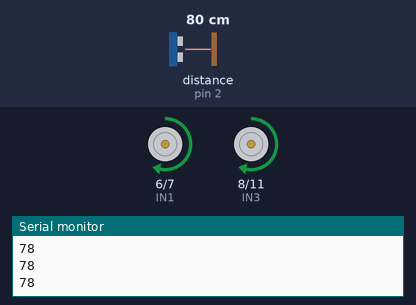
Bench run of a sketch on a simulated Arduino Uno, built with avr-gcc and run on an emulated ATmega328P. Shown: motor-driver pin pairs drawn as motors (green arrow = first pin HIGH = forward, orange = second pin HIGH = backward, longer = more drive, scaled by the enable pin), the last lines printed to the serial monitor. Wiring (inferred from the names in the program): ultrasonic range finder: trigger pin 3; echo pin 2. Inputs (shaded band) come from the test bench; at power-on: distance to the obstacle (sensor on pin 2) 80 cm. The echo pulse lasts 58.3 µs per cm.

Above: at 1.2 s.
1.3 s: distance to the obstacle (sensor on pin 2) set to 18 cm
2.8 s: distance to the obstacle (sensor on pin 2) set to 15 cm
At 3.9 s:
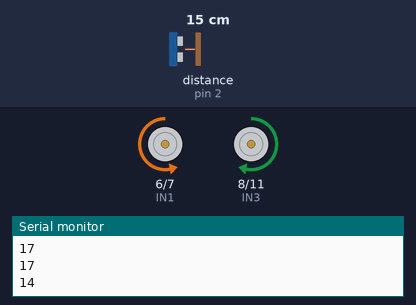
5.8 s: distance to the obstacle (sensor on pin 2) set to 35 cm
At 7.0 s:
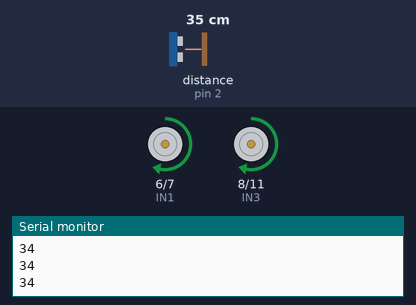
7.3 s: distance to the obstacle (sensor on pin 2) set to 2 cm
At 7.7 s:
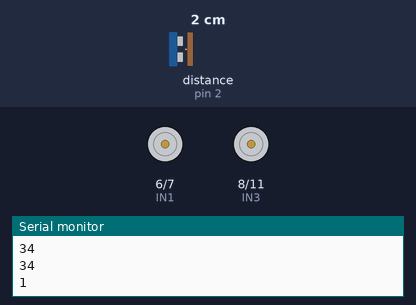
Timing chart, 0 to 11.3 s (numbered marks = the images above; inputs shaded):
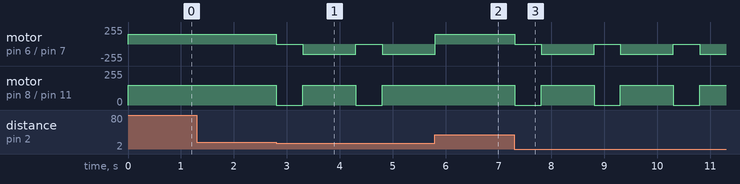

Measured:
- the behaviour switches between 17 and 16 cm on distance to the obstacle (sensor on pin 2) (found by bisection; images 0 and 1)
- after the input at 2.8 s, motor on pin 6 (IN1) / pin 7 (IN2): alternates backward 150/255 for 1.0 s and stopped for 0.50 s, starting at once; motor on pin 8 (IN3) / pin 11 (IN4): alternates forward 150/255 for 1.0 s and stopped for 0.50 s, starting at once
- after the input at 5.8 s, motor on pin 8 (IN3) / pin 11 (IN4): stays forward 150/255 (without the input it goes to stopped after 0.01 s)
- after the input at 7.3 s, motor on pin 6 (IN1) / pin 7 (IN2): alternates backward 150/255 for 1.0 s and stopped for 0.50 s, starting at once; motor on pin 8 (IN3) / pin 11 (IN4): alternates forward 150/255 for 1.0 s and stopped for 0.50 s, starting at once

The sketch:

CleaningRobotUsingUNO.ino
```cpp
// Motor driver pins
#define ENA 9
#define ENB 10
#define IN1 6
#define IN2 7
#define IN3 8
#define IN4 11

// Ultrasonic sensor pins
#define TRIG 3
#define ECHO 2

void setup() {
    // Motor driver pin setup
    pinMode(ENA, OUTPUT);
    pinMode(ENB, OUTPUT);
    pinMode(IN1, OUTPUT);
    pinMode(IN2, OUTPUT);
    pinMode(IN3, OUTPUT);
    pinMode(IN4, OUTPUT);

    // Ultrasonic sensor pin setup
    pinMode(TRIG, OUTPUT);
    pinMode(ECHO, INPUT);

    Serial.begin(9600);
}

void moveForward() {
    digitalWrite(IN1, HIGH);
    digitalWrite(IN2, LOW);
    digitalWrite(IN3, HIGH);
    digitalWrite(IN4, LOW);
    analogWrite(ENA, 150);  // Adjust speed (0-255)
    analogWrite(ENB, 150);
}

void moveBackward() {
    digitalWrite(IN1, LOW);
    digitalWrite(IN2, HIGH);
    digitalWrite(IN3, LOW);
    digitalWrite(IN4, HIGH);
    analogWrite(ENA, 150);
    analogWrite(ENB, 150);
}

void turnLeft() {
    digitalWrite(IN1, LOW);
    digitalWrite(IN2, HIGH);
    digitalWrite(IN3, HIGH);
    digitalWrite(IN4, LOW);
    analogWrite(ENA, 150);
    analogWrite(ENB, 150);
    delay(500);
}

void turnRight() {
    digitalWrite(IN1, HIGH);
    digitalWrite(IN2, LOW);
    digitalWrite(IN3, LOW);
    digitalWrite(IN4, HIGH);
    analogWrite(ENA, 150);
    analogWrite(ENB, 150);
    delay(500);
}

void stopRobot() {
    digitalWrite(IN1, LOW);
    digitalWrite(IN2, LOW);
    digitalWrite(IN3, LOW);
    digitalWrite(IN4, LOW);
}

long measureDistance() {
    digitalWrite(TRIG, LOW);
    delayMicroseconds(2);
    digitalWrite(TRIG, HIGH);
    delayMicroseconds(10);
    digitalWrite(TRIG, LOW);

    long duration = pulseIn(ECHO, HIGH);
    return duration * 0.034 / 2; // Convert to cm
}

void loop() {
    long distance = measureDistance();
    Serial.println(distance);

    if (distance > 15) {
        moveForward();
    } else {
        stopRobot();
        delay(500);
        turnLeft();  // Try turning left
        delay(500);
    }
}
```
